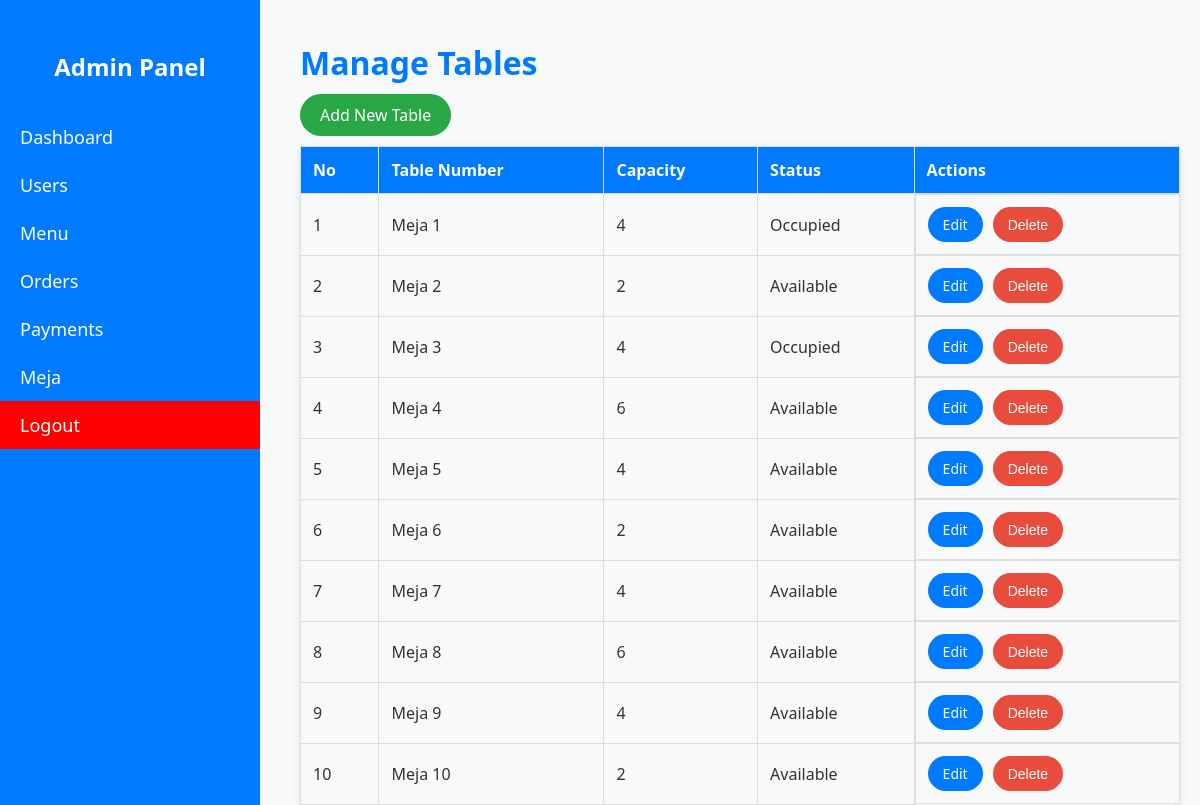
The page /pages/admin/meja/meja.php (signed in) on the database its author committed.
### tables this page shows
CREATE TABLE `tables` (
  `id` int(11) NOT NULL,
  `table_number` varchar(50) NOT NULL,
  `capacity` int(11) NOT NULL,
  `status` enum('available','occupied') DEFAULT 'available',
  `created_at` timestamp NOT NULL DEFAULT current_timestamp(),
  `updated_at` timestamp NOT NULL DEFAULT current_timestamp() ON UPDATE current_timestamp()
);

### pages/admin/meja/meja.php (the view, shortened to what this page needs)
<?php
include_once('../../../includes/db.php');
$sql = 'SELECT * FROM tables';
$result = mysqli_query($conn, $sql);
?>
<!DOCTYPE html>
<html lang="en">
<head>
</head>
<body>
<div class="container">
    <div class="sidebar">
        <h2>Admin Panel</h2>
        <a href="../dashboard.php">Dashboard</a>
        <a href="../users/users.php">Users</a>
        <a href="../menu/menu.php">Menu</a>
        <a href="../order/orders.php">Orders</a>
        <a href="../payment/payment.php">Payments</a>
        <a href="meja.php">Meja</a>
        <a href="../../logout.php"  style="color: white; background-color: red; ">Logout</a>
    </div>
    <div class="content">
        <h1>Manage Tables</h1>
        <a href="add_meja.php" class="add-table-btn">Add New Table</a>
        <table>
            <thead>
                <tr>
                    <th>No</th>
                    <th>Table Number</th>
                    <th>Capacity</th>
                    <th>Status</th>
                    <th>Actions</th>
                </tr>
            </thead>
            <tbody>
                <?php
                $iteration = 1;
                while ($row = mysqli_fetch_assoc($result)): ?>
                    <tr>
                        <td><?php echo $iteration++; ?></td>
                        <td><?php echo $row["table_number"]; ?></td>
                        <td><?php echo $row["capacity"]; ?></td>
                        <td><?php echo ucfirst($row["status"]); ?></td>
                        <td class="action-container">
                            <a href="edit_meja.php?id=<?php echo $row["id"]; ?>" class="action-btn">Edit</a>
                            <button onclick="confirmDelete(<?php echo $row['id']; ?>)" class="action-btn delete">Delete</button>
                        </td>
                    </tr>
                <?php endwhile; ?>
            </tbody>
        </table>
    </div>
</div>
</body>
</html>

### pages/admin/meja/meja.php (style rules this page uses)
body { font-family: 'Segoe UI', Tahoma, Geneva, Verdana, sans-serif; margin: 0; padding: 0; background-color: #f8f9fa; color: #333; }
.container { display: flex; height: 100vh; flex-direction: row; min-height: 100vh; }
.sidebar { width: 260px; background-color: #007BFF; color: white; height: 100%; padding-top: 30px; position: fixed; transition: width 0.3s ease; z-index: 1000; }
.sidebar a { color: white; padding: 12px 20px; text-decoration: none; display: block; font-size: 18px; transition: background-color 0.3s ease; }
.sidebar h2 { text-align: center; font-size: 24px; margin-bottom: 30px; }
.content { margin-left: 280px; padding: 20px; flex: 1; transition: margin-left 0.3s ease; }
h1 { color: #007BFF; margin-bottom: 20px; }
table { width: 100%; margin-top: 20px; border-collapse: collapse; box-shadow: 0 2px 8px rgba(0, 0, 0, 0.1); border-radius: 8px; margin-bottom: 20px; table-layout: auto; }
th, td { padding: 12px; text-align: left; border: 1px solid #ddd; }
th { background-color: #007BFF; color: white; }
tr:nth-child(even) { background-color: #f9f9f9; }
.action-btn { padding: 8px 15px; border: none; text-decoration: none; background-color: #007BFF; color: white; cursor: pointer; border-radius: 30px; font-size: 14px; transition: background-color 0.3s ease; }
.action-btn.delete { background-color: #e74c3c; }
.action-container { display: flex; gap: 10px; }
.add-table-btn { background-color: #28a745; color: white; border-radius: 30px; padding: 10px 20px; font-size: 16px; margin-bottom: 20px; transition: background-color 0.3s ease; text-decoration: none; }

### rows shown on the page
tables: table_number "Meja 1", capacity "4", status "Occupied"
tables: table_number "Meja 2", capacity "2", status "Available"
tables: table_number "Meja 3", capacity "4", status "Occupied"
tables: table_number "Meja 4", capacity "6", status "Available"
tables: table_number "Meja 5", capacity "4", status "Available"
tables: table_number "Meja 6", capacity "2", status "Available"
tables: table_number "Meja 7", capacity "4", status "Available"
tables: table_number "Meja 8", capacity "6", status "Available"
tables: table_number "Meja 9", capacity "4", status "Available"
tables: table_number "Meja 10", capacity "2", status "Available"
